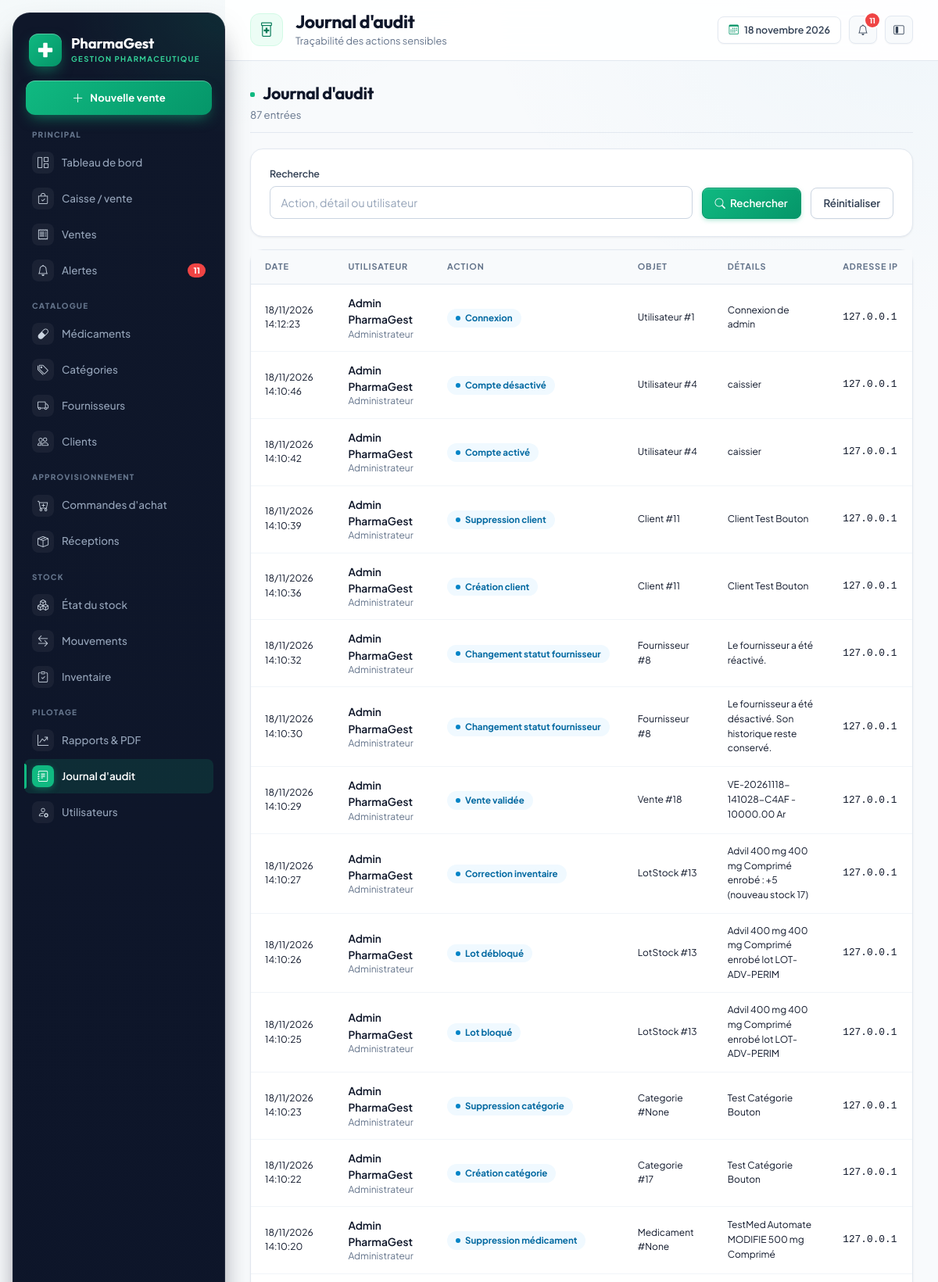
Screenshot of /journal/ (signed in, upper part) with the database file from the repository.
### gestion/models.py (models this page shows, shortened)
class Utilisateur(AbstractUser):
    class Role(models.TextChoices):
        ADMIN = "ADMIN", "Administrateur"
        PHARMACIEN = "PHARMACIEN", "Pharmacien responsable"
        GESTIONNAIRE = "GESTIONNAIRE", "Gestionnaire de stock"
        CAISSIER = "CAISSIER", "Caissier"
        RESPONSABLE = "RESPONSABLE", "Responsable de gestion"
    role = models.CharField(
        "rôle", max_length=20, choices=Role.choices, default=Role.CAISSIER
    )
    telephone = models.CharField("téléphone", max_length=30, blank=True)
    cree_le = models.DateTimeField("créé le", auto_now_add=True)
    class Meta:
        verbose_name = "utilisateur"
        verbose_name_plural = "utilisateurs"
        ordering = ["username"]
    @property
    def nom_complet(self):
        return self.get_full_name() or self.username
    @property
    def est_admin(self):
        return self.is_superuser or self.role == self.Role.ADMIN
    @property
    def peut_vendre(self):
        return self.est_admin or self.role in {
            self.Role.PHARMACIEN,
            self.Role.CAISSIER,
        }
    @property
    def peut_voir_rapports(self):
        return self.est_admin or self.role in {
            self.Role.PHARMACIEN,
            self.Role.RESPONSABLE,
        }

class JournalAudit(models.Model):
    utilisateur = models.ForeignKey(
        settings.AUTH_USER_MODEL,
        verbose_name="utilisateur",
        on_delete=models.SET_NULL,
        null=True,
        blank=True,
        related_name="journal",
    )
    action = models.CharField("action", max_length=120)
    modele = models.CharField("modèle", max_length=80, blank=True)
    objet_id = models.CharField("identifiant objet", max_length=64, blank=True)
    details = models.TextField("détails", blank=True)
    adresse_ip = models.GenericIPAddressField("adresse IP", null=True, blank=True)
    date = models.DateTimeField("date", auto_now_add=True)
    class Meta:
        verbose_name = "journal d'audit"
        verbose_name_plural = "journal d'audit"
        ordering = ["-date"]

### gestion/views.py (the view)
# urls.py: path("journal/", views.JournalAuditListView.as_view(), name="journal_liste"),
class JournalAuditListView(RoleRequisMixin, ListView):
    model = JournalAudit
    template_name = "gestion/journal_liste.html"
    context_object_name = "entrees"
    paginate_by = 40
    roles_autorises = (ROLE.PHARMACIEN, ROLE.RESPONSABLE)
    def get_queryset(self):
        queryset = JournalAudit.objects.select_related("utilisateur")
        recherche = self.request.GET.get("q", "").strip()
        if recherche:
            queryset = queryset.filter(
                Q(action__icontains=recherche)
                | Q(details__icontains=recherche)
                | Q(utilisateur__username__icontains=recherche)
            )
        return queryset
    def get_context_data(self, **kwargs):
        contexte = super().get_context_data(**kwargs)
        contexte["q"] = self.request.GET.get("q", "")
        return contexte

### gestion/templatetags/gestion_extras.py (called while the page is built)
@register.filter
def initiales(utilisateur):
    if hasattr(utilisateur, "nom_complet"):
        nom = utilisateur.nom_complet
    else:
        nom = str(utilisateur)
    morceaux = [m for m in nom.replace("-", " ").split(" ") if m]
    if not morceaux:
        return "?"
    if len(morceaux) == 1:
        return morceaux[0][:2].upper()
    return (morceaux[0][0] + morceaux[-1][0]).upper()

### gestion/views.py (called while the page is built)
    def dispatch(self, request, *args, **kwargs):
        if not request.user.is_authenticated:
            return self.handle_no_permission()
        if not (
            request.user.est_admin or request.user.role in self.roles_autorises
        ):
            raise PermissionDenied
        return super().dispatch(request, *args, **kwargs)

### templates/gestion/journal_liste.html (shortened to what this page needs)
{% extends "gestion/base.html" %}
{% load gestion_extras %}
{% block page_title %}Journal d'audit{% endblock %}
{% block page_subtitle %}Traçabilité des actions sensibles{% endblock %}
{% block contenu %}
<div class="pg-section-title">
  <div>
    <h2 class="mb-1">Journal d'audit</h2>
    <div class="pg-muted small">{{ paginator.count }} entrée{{ paginator.count|pluralize }}</div>
  </div>
</div>
<div class="pg-card mb-3">
  <div class="pg-card-body">
    <form method="get" class="pg-filters">
      <div class="flex-grow-1" style="min-width:240px">
        <label class="form-label">Recherche</label>
        <input class="form-control" type="search" name="q" value="{{ q }}" placeholder="Action, détail ou utilisateur">
      </div>
      <div><button class="btn btn-primary" type="submit"><i class="bi bi-search me-1"></i> Rechercher</button></div>
      <div><a class="btn btn-outline-secondary" href="{% url 'gestion:journal_liste' %}">Réinitialiser</a></div>
    </form>
  </div>
</div>
<div class="pg-card">
  <div class="pg-table-wrap">
    <table class="table table-hover align-middle">
      <thead><tr><th>Date</th><th>Utilisateur</th><th>Action</th><th>Objet</th><th>Détails</th><th>Adresse IP</th></tr></thead>
      <tbody>
        {% for entree in entrees %}
        <tr>
          <td class="small">{{ entree.date|date:"d/m/Y H:i:s" }}</td>
          <td>
            {% if entree.utilisateur %}
            <span class="fw-semibold">{{ entree.utilisateur.nom_complet }}</span>
            <div class="small pg-muted">{{ entree.utilisateur.get_role_display }}</div>
            {% else %}<span class="pg-muted">Système</span>{% endif %}
          </td>
          <td><span class="pg-badge pg-badge-blue">{{ entree.action }}</span></td>
          <td class="small pg-muted">{% if entree.modele %}{{ entree.modele }}{% if entree.objet_id %} #{{ entree.objet_id }}{% endif %}{% else %}—{% endif %}</td>
          <td class="small">{{ entree.details|default:"—" }}</td>
          <td class="small pg-mono">{{ entree.adresse_ip|default:"—" }}</td>
        </tr>
        {% empty %}
        <tr><td colspan="6" class="pg-empty"><i class="bi bi-journal-text"></i>Aucune entrée dans le journal.</td></tr>
        {% endfor %}
      </tbody>
    </table>
  </div>
</div>
{% endblock %}

### templates/gestion/base.html (shortened to what this page needs)
{% load static %}
{% load gestion_extras %}
<!doctype html>
<html lang="fr">
<head>
  <link href="https://cdn.jsdelivr.net/npm/bootstrap@5.3.3/dist/css/bootstrap.min.css" rel="stylesheet">
  <link href="https://cdn.jsdelivr.net/npm/bootstrap-icons@1.11.3/font/bootstrap-icons.min.css" rel="stylesheet">
  <link rel="stylesheet" href="{% static 'css/pharmagest.css' %}">
</head>
<body>
  {% with url_name=request.resolver_match.url_name %}
  <div class="pg-shell" data-layout="expanded">
    <aside class="pg-sidebar" id="sidebar" aria-label="Menu principal de navigation">
      <a class="pg-brand" href="{% url 'gestion:tableau_bord' %}" aria-label="Accueil {{ pharmacie_nom }}">
        <span class="pg-brand-mark">
          <svg class="pg-brand-glyph" viewBox="0 0 24 24" fill="currentColor" aria-hidden="true">
            <path
              d="M9 3a1 1 0 0 1 1-1h4a1 1 0 0 1 1 1v6h6a1 1 0 0 1 1 1v4a1 1 0 0 1-1 1h-6v6a1 1 0 0 1-1 1h-4a1 1 0 0 1-1-1v-6H3a1 1 0 0 1-1-1v-4a1 1 0 0 1 1-1h6V3z" />
          </svg>
        </span>
        <span class="pg-brand-text">
          <span class="pg-brand-name">{{ pharmacie_nom }}</span>
          <span class="pg-brand-sub">Gestion pharmaceutique</span>
        </span>
      </a>
      {% if user.peut_vendre %}
      <a class="pg-side-cta" href="{% url 'gestion:caisse' %}" title="Ouvrir la caisse">
        <i class="bi bi-plus-lg"></i>
        <span>Nouvelle vente</span>
      </a>
      {% endif %}
      <nav class="pg-nav-groups" aria-label="Navigation">
        <div class="pg-nav-group">
          <div class="pg-nav-label">Principal</div>
          <div class="pg-nav">
            <a class="pg-nav-link {% if url_name == 'tableau_bord' %}active{% endif %}"
              href="{% url 'gestion:tableau_bord' %}" title="Tableau de bord">
              <i class="bi bi-grid-1x2"></i>
              <span>Tableau de bord</span>
            </a>
            {% if user.peut_vendre %}
            <a class="pg-nav-link {% if url_name == 'caisse' %}active{% endif %}" href="{% url 'gestion:caisse' %}"
              title="Caisse / vente">
              <i class="bi bi-bag-check"></i>
              <span>Caisse / vente</span>
            </a>
            {% endif %}
            <a class="pg-nav-link {% if url_name == 'vente_liste' or url_name == 'vente_detail' or url_name == 'retour_vente' or url_name == 'vente_annuler' %}active{% endif %}"
              href="{% url 'gestion:vente_liste' %}" title="Ventes">
              <i class="bi bi-receipt"></i>
              <span>Ventes</span>
            </a>
            <a class="pg-nav-link {% if url_name == 'alertes' %}active{% endif %}" href="{% url 'gestion:alertes' %}"
              title="Alertes">
              <i class="bi bi-bell"></i>
              {% if alertes_globales %}<span class="pg-nav-badge">{{ alertes_globales }}</span>{% endif %}
              <span>Alertes</span>
            </a>
          </div>
        </div>
        <div class="pg-nav-group">
          <div class="pg-nav-label">Catalogue</div>
          <div class="pg-nav">
            <a class="pg-nav-link {% if url_name == 'medicament_liste' or url_name == 'medicament_detail' or url_name == 'medicament_ajouter' or url_name == 'medicament_modifier' or url_name == 'medicament_supprimer' %}active{% endif %}"
              href="{% url 'gestion:medicament_liste' %}" title="Médicaments">
              <i class="bi bi-capsule"></i>
              <span>Médicaments</span>
            </a>
            <a class="pg-nav-link {% if url_name == 'categorie_liste' or url_name == 'categorie_ajouter' or url_name == 'categorie_modifier' or url_name == 'categorie_supprimer' %}active{% endif %}"
              href="{% url 'gestion:categorie_liste' %}" title="Catégories">
              <i class="bi bi-tags"></i>
              <span>Catégories</span>
            </a>
            <a class="pg-nav-link {% if url_name == 'fournisseur_liste' or url_name == 'fournisseur_detail' or url_name == 'fournisseur_ajouter' or url_name == 'fournisseur_modifier' %}active{% endif %}"
              href="{% url 'gestion:fournisseur_liste' %}" title="Fournisseurs">
              <i class="bi bi-truck"></i>
              <span>Fournisseurs</span>
            </a>
            <a class="pg-nav-link {% if url_name == 'client_liste' or url_name == 'client_detail' or url_name == 'client_ajouter' or url_name == 'client_modifier' %}active{% endif %}"
              href="{% url 'gestion:client_liste' %}" title="Clients">
              <i class="bi bi-people"></i>
              <span>Clients</span>
            </a>
          </div>
        </div>
        {% if user.est_admin or user.role == 'PHARMACIEN' or user.role == 'GESTIONNAIRE' or user.role == 'RESPONSABLE' %}
        <div class="pg-nav-group">
          <div class="pg-nav-label">Approvisionnement</div>
          <div class="pg-nav">
            <a class="pg-nav-link {% if url_name == 'commande_liste' or url_name == 'commande_detail' or url_name == 'commande_ajouter' or url_name == 'commande_modifier' %}active{% endif %}"
              href="{% url 'gestion:commande_liste' %}" title="Commandes d'achat">
              <i class="bi bi-cart-plus"></i>
              <span>Commandes d'achat</span>
            </a>
            <a class="pg-nav-link {% if url_name == 'reception_liste' or url_name == 'reception_detail' or url_name == 'commande_receptionner' %}active{% endif %}"
              href="{% url 'gestion:reception_liste' %}" title="Réceptions">
              <i class="bi bi-box-seam"></i>
              <span>Réceptions</span>
            </a>
          </div>
        </div>
        {% endif %}
        <div class="pg-nav-group">
          <div class="pg-nav-label">Stock</div>
          <div class="pg-nav">
            <a class="pg-nav-link {% if url_name == 'stock_liste' or url_name == 'lot_basculer' %}active{% endif %}"
              href="{% url 'gestion:stock_liste' %}" title="État du stock">
              <i class="bi bi-boxes"></i>
              <span>État du stock</span>
            </a>
            <a class="pg-nav-link {% if url_name == 'mouvement_liste' %}active{% endif %}"
              href="{% url 'gestion:mouvement_liste' %}" title="Mouvements">
              <i class="bi bi-arrow-left-right"></i>
              <span>Mouvements</span>
            </a>
            {% if user.est_admin or user.role == 'PHARMACIEN' or user.role == 'GESTIONNAIRE' %}
            <a class="pg-nav-link {% if url_name == 'inventaire' %}active{% endif %}"
              href="{% url 'gestion:inventaire' %}" title="Inventaire">
              <i class="bi bi-clipboard-check"></i>
              <span>Inventaire</span>
            </a>
            {% endif %}
          </div>
        </div>
        <div class="pg-nav-group">
          <div class="pg-nav-label">Pilotage</div>
          <div class="pg-nav">
            {% if user.peut_voir_rapports %}
            <a class="pg-nav-link {% if url_name == 'rapports' %}active{% endif %}" href="{% url 'gestion:rapports' %}"
              title="Rapports & PDF">
              <i class="bi bi-graph-up-arrow"></i>
              <span>Rapports & PDF</span>
            </a>
            {% endif %}
            {% if user.est_admin or user.role == 'PHARMACIEN' or user.role == 'RESPONSABLE' %}
            <a class="pg-nav-link {% if url_name == 'journal_liste' %}active{% endif %}"
              href="{% url 'gestion:journal_liste' %}" title="Journal d'audit">
              <i class="bi bi-journal-text"></i>
              <span>Journal d'audit</span>
            </a>
            {% endif %}
            {% if user.est_admin %}
            <a class="pg-nav-link {% if url_name == 'utilisateur_liste' or url_name == 'utilisateur_ajouter' or url_name == 'utilisateur_modifier' or url_name == 'utilisateur_mot_de_passe' %}active{% endif %}"
              href="{% url 'gestion:utilisateur_liste' %}" title="Utilisateurs">
              <i class="bi bi-person-gear"></i>
              <span>Utilisateurs</span>
            </a>
            {% endif %}
          </div>
        </div>
      </nav>
    </aside>
    <div class="pg-main">
      <header class="pg-topbar">
        <span class="pg-page-icon" aria-hidden="true"><i class="bi bi-prescription2"></i></span>
        <div class="pg-heading">
          <h1 class="pg-page-title">{% block page_title %}Tableau de bord{% endblock %}</h1>
          <p class="pg-page-sub">{% block page_subtitle %}Vue d'ensemble de l'activité de la pharmacie{% endblock %}</p>
        </div>
        <div class="pg-topbar-actions">
          <span class="pg-date-chip"><i class="bi bi-calendar3"></i> {% now "j F Y" %}</span>
          <a class="btn btn-soft btn-icon position-relative" href="{% url 'gestion:alertes' %}" title="Alertes"
            aria-label="Alertes">
            <i class="bi bi-bell"></i>
            {% if alertes_globales %}
            <span class="pg-notif-dot">{{ alertes_globales }}</span>
            {% endif %}
          </a>
          <button class="pg-layout-toggle btn btn-soft btn-icon" type="button" aria-label="Basculer le menu compact"
            title="Menu compact" data-layout-toggle>
            <i class="bi bi-layout-sidebar-inset"></i>
          </button>
        </div>
      </header>
      <main class="pg-content" id="contenu">
        {% block contenu %}{% endblock %}
      </main>
    </div>
  </div>
  {% endwith %}
</body>
</html>

### rows the page displays
Utilisateur: last_name "PharmaGest"
JournalAudit: date "18/11/2026 14:12:23", utilisateur.nom_complet "Admin PharmaGest", utilisateur.role "Administrateur", action "Connexion", modele "Utilisateur", objet_id "1", details "Connexion de admin", adresse_ip "127.0.0.1"
JournalAudit: date "18/11/2026 14:10:46", utilisateur.nom_complet "Admin PharmaGest", utilisateur.role "Administrateur", action "Compte désactivé", modele "Utilisateur", objet_id "4", details "caissier", adresse_ip "127.0.0.1"
JournalAudit: date "18/11/2026 14:10:42", utilisateur.nom_complet "Admin PharmaGest", utilisateur.role "Administrateur", action "Compte activé", modele "Utilisateur", objet_id "4", details "caissier", adresse_ip "127.0.0.1"
JournalAudit: date "18/11/2026 14:10:39", utilisateur.nom_complet "Admin PharmaGest", utilisateur.role "Administrateur", action "Suppression client", modele "Client", objet_id "11", details "Client Test Bouton", adresse_ip "127.0.0.1"
JournalAudit: date "18/11/2026 14:10:36", utilisateur.nom_complet "Admin PharmaGest", utilisateur.role "Administrateur", action "Création client", modele "Client", objet_id "11", details "Client Test Bouton", adresse_ip "127.0.0.1"
JournalAudit: date "18/11/2026 14:10:32", utilisateur.nom_complet "Admin PharmaGest", utilisateur.role "Administrateur", action "Changement statut fournisseur", modele "Fournisseur", objet_id "8", details "Le fournisseur a été réactivé.", adresse_ip "127.0.0.1"
JournalAudit: date "18/11/2026 14:10:30", utilisateur.nom_complet "Admin PharmaGest", utilisateur.role "Administrateur", action "Changement statut fournisseur", modele "Fournisseur", objet_id "8", details "Le fournisseur a été désactivé. Son historique reste conservé.", adresse_ip "127.0.0.1"
JournalAudit: date "18/11/2026 14:10:29", utilisateur.nom_complet "Admin PharmaGest", utilisateur.role "Administrateur", action "Vente validée", modele "Vente", objet_id "18", details "VE-20261118-141028-C4AF - 10000.00 Ar", adresse_ip "127.0.0.1"
JournalAudit: date "18/11/2026 14:10:27", utilisateur.nom_complet "Admin PharmaGest", utilisateur.role "Administrateur", action "Correction inventaire", modele "LotStock", objet_id "13", details "Advil 400 mg 400 mg Comprimé enrobé : +5 (nouveau stock 17)", adresse_ip "127.0.0.1"
JournalAudit: date "18/11/2026 14:10:26", utilisateur.nom_complet "Admin PharmaGest", utilisateur.role "Administrateur", action "Lot débloqué", modele "LotStock", objet_id "13", details "Advil 400 mg 400 mg Comprimé enrobé lot LOT-ADV-PERIM", adresse_ip "127.0.0.1"
JournalAudit: date "18/11/2026 14:10:25", utilisateur.nom_complet "Admin PharmaGest", utilisateur.role "Administrateur", action "Lot bloqué", modele "LotStock", objet_id "13", details "Advil 400 mg 400 mg Comprimé enrobé lot LOT-ADV-PERIM", adresse_ip "127.0.0.1"
JournalAudit: date "18/11/2026 14:10:23", utilisateur.nom_complet "Admin PharmaGest", utilisateur.role "Administrateur", action "Suppression catégorie", modele "Categorie", objet_id "None", details "Test Catégorie Bouton", adresse_ip "127.0.0.1"
JournalAudit: date "18/11/2026 14:10:22", utilisateur.nom_complet "Admin PharmaGest", utilisateur.role "Administrateur", action "Création catégorie", modele "Categorie", objet_id "17", details "Test Catégorie Bouton", adresse_ip "127.0.0.1"
JournalAudit: date "18/11/2026 14:10:20", utilisateur.nom_complet "Admin PharmaGest", utilisateur.role "Administrateur", action "Suppression médicament", modele "Medicament", objet_id "None", details "TestMed Automate MODIFIE 500 mg Comprimé", adresse_ip "127.0.0.1"

### other values shown
{{ alertes_globales }} "11"
{{ paginator.count }} "87"
